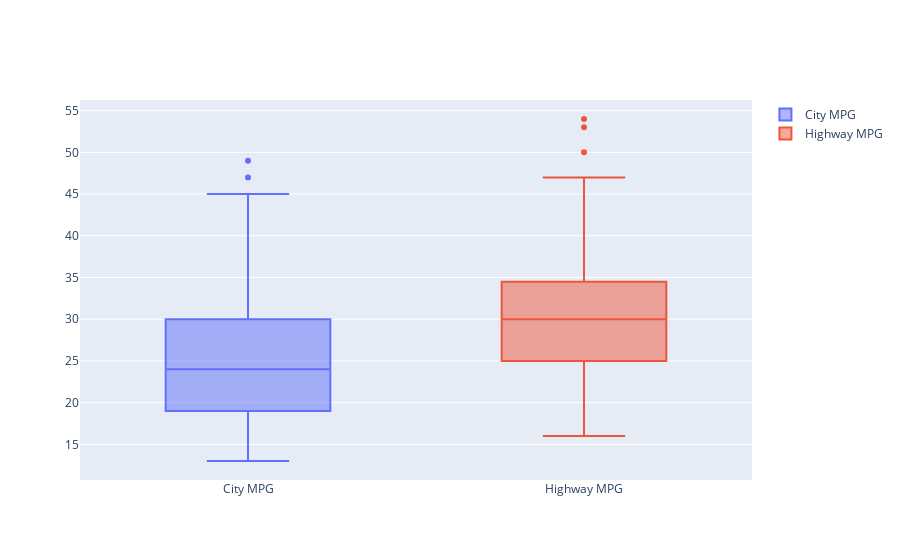

Notebook code cell kept with this figure:
### Code cell
data = [trace0, trace1]

offline.iplot(data)

### Figure 1 — Plotly figure (JSON) as saved in the notebook; plotly's stock layout.template omitted (floating-point values rounded to 4 significant figures; data arrays with more than 128 entries replaced by an {"elided": "..."} marker saying what was removed)
{"data": [{"name": "City MPG", "type": "box", "y": {"elided": "205 int values"}}, {"name": "Highway MPG", "type": "box", "y": {"elided": "205 int values"}}], "layout": {}}
